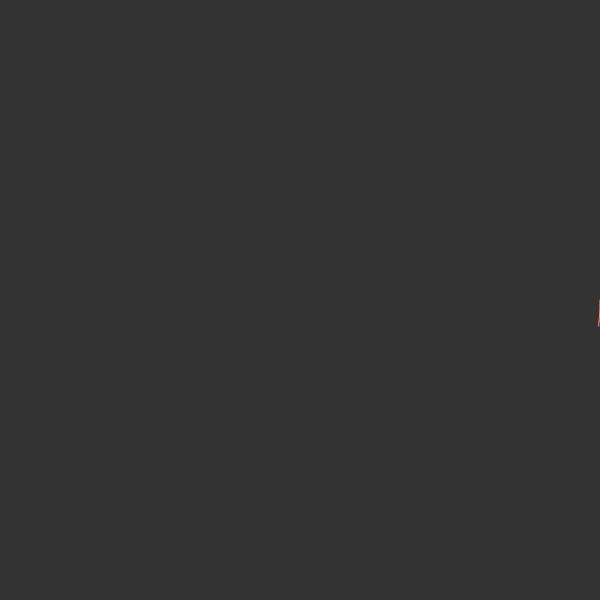
Frame 1 (no input)
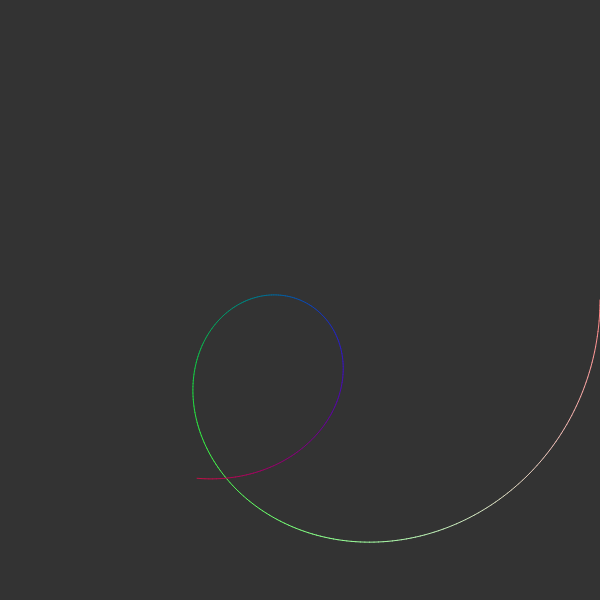
Frame 60 (no input)
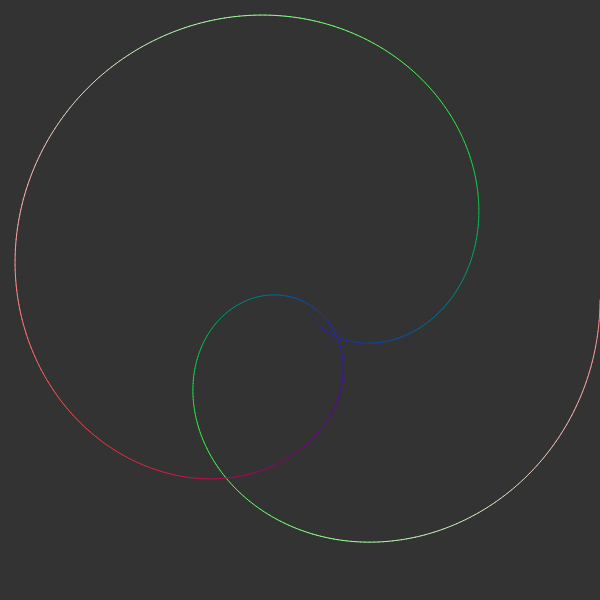
Frame 120 (the mouse pressed at the canvas centre since frame 60)

The p5.js sketch that drew these frames (run headless with seeded random() and noise() and a simulated clock; from frame 60 on, the mouse is pressed at the canvas centre):

// p5.js sketch
// ── sketch.js
let a = 1;
let k;
let _x, _y;

function setup() {
  createCanvas(600, 600);
  angleMode(DEGREES);
  background(51);
  stroke(255);
  _x = width;
  _y = height/2;
  k = 4/9;
}

function render() {
  let x = cos(k * a) * cos(a);
  let y = cos(k * a) * sin(a);
  x = map(x, -1, 1, 0, width);
  y = map(y, -1, 1, 0, height);
  let r = map(cos(a), -1, 1, 0, 255);
  let g = map(sin(a), -1, 1, 0, 255);
  let b = map(sin(a) * cos(a), -1, 1, 0, 255);;
  stroke(r, g, b);
  line(_x, _y, x, y);
  _x = x;
  _y = y;
  a++;

}

function draw() {
  for(let i = 0; i < 5; i++) {
    render();
  }
}
